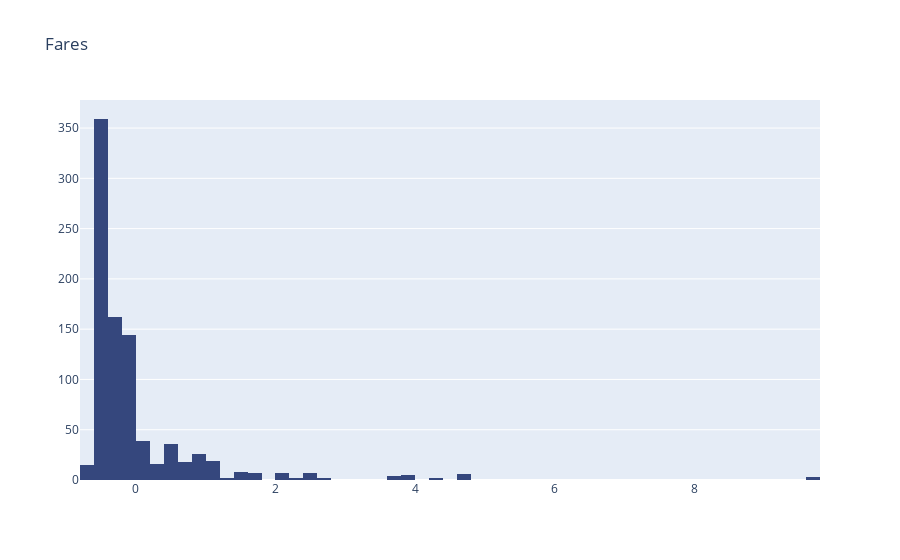

Here is the notebook cell this chart was saved with:
### Markdown cell above
### Histogram, fares

    We can clearly see that most fares paid were as low as 5-15dls.

### Code cell
iplot(all_fares_hist_fig)

### Figure 1 — Plotly figure (JSON) as saved in the notebook; plotly's stock layout.template omitted (floating-point values rounded to 4 significant figures; data arrays with more than 128 entries replaced by an {"elided": "..."} marker saying what was removed)
{"data": [{"marker": {"color": "#35477d"}, "type": "histogram", "x": {"elided": "889 float values"}}], "layout": {"title": {"text": "Fares"}}}
